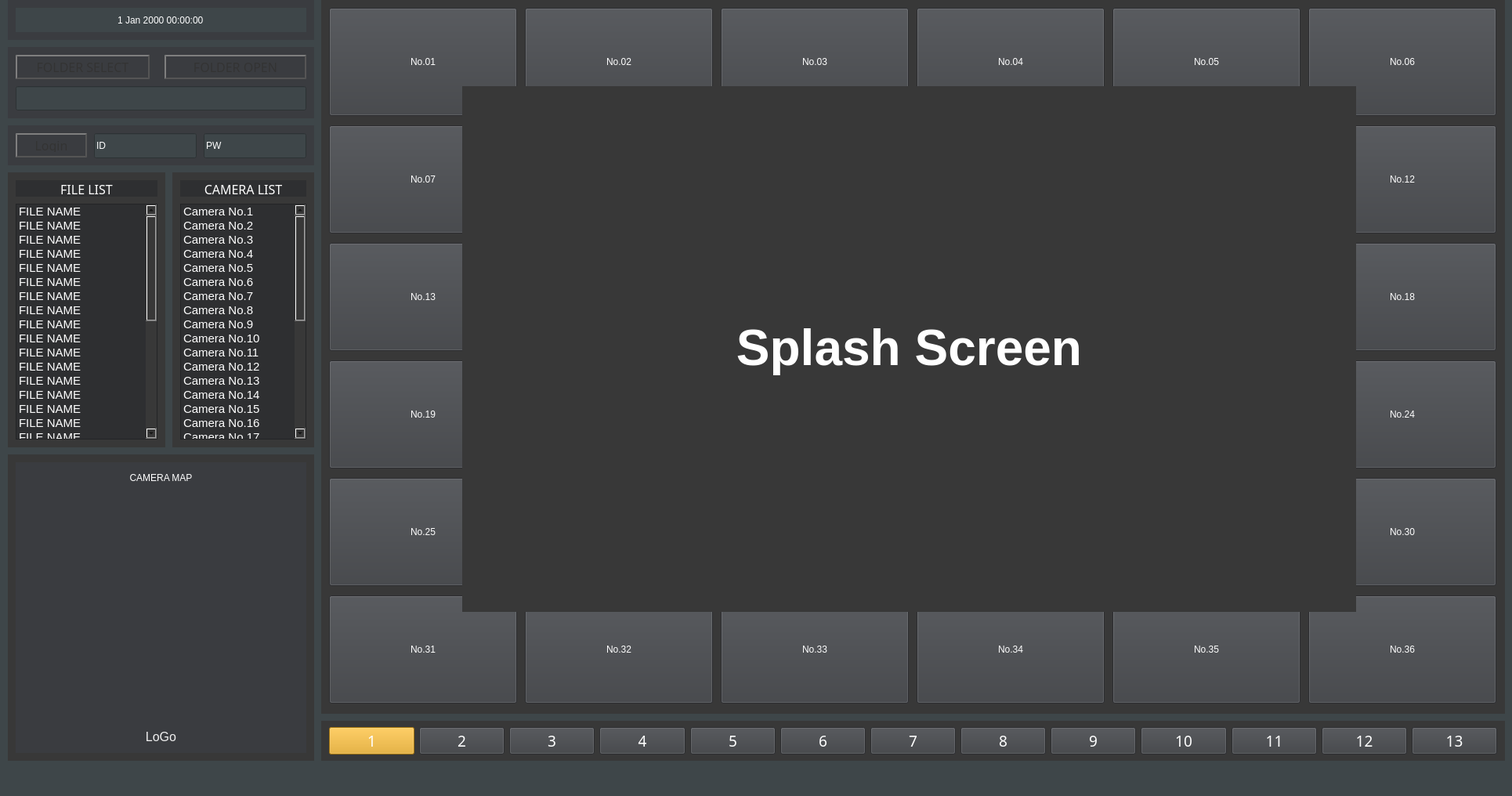
<?xml version="1.0" encoding="UTF-8"?>
<ui version="4.0">
 <class>MainWindow</class>
 <widget class="QMainWindow" name="MainWindow">
  <property name="geometry">
   <rect>
    <x>0</x>
    <y>0</y>
    <width>1930</width>
    <height>1016</height>
   </rect>
  </property>
  <property name="windowTitle">
   <string>MainWindow</string>
  </property>
  <property name="styleSheet">
   <string notr="true">background-color: rgb(62, 70, 73);</string>
  </property>
  <widget class="QWidget" name="centralwidget">
   <widget class="QWidget" name="widget" native="true">
    <property name="geometry">
     <rect>
      <x>10</x>
      <y>160</y>
      <width>391</width>
      <height>51</height>
     </rect>
    </property>
    <property name="styleSheet">
     <string notr="true">background-color: rgb(58, 60, 64);</string>
    </property>
    <widget class="QLineEdit" name="login_ID">
     <property name="geometry">
      <rect>
       <x>110</x>
       <y>10</y>
       <width>131</width>
       <height>32</height>
      </rect>
     </property>
     <property name="styleSheet">
      <string notr="true">background-color: rgb(62, 70, 73);
color: rgb(255, 255, 255);</string>
     </property>
     <property name="text">
      <string>ID</string>
     </property>
    </widget>
    <widget class="QLineEdit" name="login_Pw">
     <property name="geometry">
      <rect>
       <x>250</x>
       <y>10</y>
       <width>131</width>
       <height>32</height>
      </rect>
     </property>
     <property name="styleSheet">
      <string notr="true">background-color: rgb(62, 70, 73);
color: rgb(255, 255, 255);</string>
     </property>
     <property name="text">
      <string>PW</string>
     </property>
    </widget>
    <widget class="QPushButton" name="login_Bt">
     <property name="geometry">
      <rect>
       <x>10</x>
       <y>10</y>
       <width>91</width>
       <height>31</height>
      </rect>
     </property>
     <property name="font">
      <font>
       <family>맑은 고딕</family>
       <pointsize>12</pointsize>
       <weight>50</weight>
       <italic>false</italic>
       <bold>false</bold>
      </font>
     </property>
     <property name="styleSheet">
      <string notr="true">QPushButton {
    color: #333;
    border: 2px solid #555;
    border-radius: 20px;
    border-style: outset;
    background: qradialgradient(
        cx: 0.3, cy: -0.4, fx: 0.3, fy: -0.4,
        radius: 1.35, stop: 0 #fff, stop: 1 #333
        );
    padding: 5px;
    }

QPushButton:hover {
    background: qradialgradient(
        cx: 0.3, cy: -0.4, fx: 0.3, fy: -0.4,
        radius: 1.35, stop: 0 #fff, stop: 1 #bbb
        );
    }

QPushButton:pressed {
    border-style: inset;
    background: qradialgradient(
        cx: 0.4, cy: -0.1, fx: 0.4, fy: -0.1,
        radius: 1.35, stop: 0 #fff, stop: 1 #ddd
        );
    }</string>
     </property>
     <property name="text">
      <string>Login</string>
     </property>
    </widget>
   </widget>
   <widget class="QWidget" name="widget_4" native="true">
    <property name="geometry">
     <rect>
      <x>220</x>
      <y>220</y>
      <width>181</width>
      <height>351</height>
     </rect>
    </property>
    <property name="styleSheet">
     <string notr="true">background-color: rgb(56, 56, 56);</string>
    </property>
    <widget class="QListWidget" name="cmr_listWidget">
     <property name="geometry">
      <rect>
       <x>10</x>
       <y>40</y>
       <width>161</width>
       <height>301</height>
      </rect>
     </property>
     <property name="font">
      <font>
       <pointsize>11</pointsize>
      </font>
     </property>
     <property name="styleSheet">
      <string notr="true">background-color: rgb(46, 47, 49);
color: rgb(255, 255, 255);

</string>
     </property>
     <item>
      <property name="text">
       <string>Camera No.1</string>
      </property>
     </item>
     <item>
      <property name="text">
       <string>Camera No.2</string>
      </property>
     </item>
     <item>
      <property name="text">
       <string>Camera No.3</string>
      </property>
     </item>
     <item>
      <property name="text">
       <string>Camera No.4</string>
      </property>
     </item>
     <item>
      <property name="text">
       <string>Camera No.5</string>
      </property>
     </item>
     <item>
      <property name="text">
       <string>Camera No.6</string>
      </property>
     </item>
     <item>
      <property name="text">
       <string>Camera No.7</string>
      </property>
     </item>
     <item>
      <property name="text">
       <string>Camera No.8</string>
      </property>
     </item>
     <item>
      <property name="text">
       <string>Camera No.9</string>
      </property>
     </item>
     <item>
      <property name="text">
       <string>Camera No.10</string>
      </property>
     </item>
     <item>
      <property name="text">
       <string>Camera No.11</string>
      </property>
     </item>
     <item>
      <property name="text">
       <string>Camera No.12</string>
      </property>
     </item>
     <item>
      <property name="text">
       <string>Camera No.13</string>
      </property>
     </item>
     <item>
      <property name="text">
       <string>Camera No.14</string>
      </property>
     </item>
     <item>
      <property name="text">
       <string>Camera No.15</string>
      </property>
     </item>
     <item>
      <property name="text">
       <string>Camera No.16</string>
      </property>
     </item>
     <item>
      <property name="text">
       <string>Camera No.17</string>
      </property>
     </item>
     <item>
      <property name="text">
       <string>Camera No.18</string>
      </property>
     </item>
     <item>
      <property name="text">
       <string>Camera No.19</string>
      </property>
     </item>
     <item>
      <property name="text">
       <string>Camera No.20</string>
      </property>
     </item>
     <item>
      <property name="text">
       <string>Camera No.21</string>
      </property>
     </item>
     <item>
      <property name="text">
       <string>Camera No.22</string>
      </property>
     </item>
     <item>
      <property name="text">
       <string>Camera No.23</string>
      </property>
     </item>
     <item>
      <property name="text">
       <string>Camera No.24</string>
      </property>
     </item>
     <item>
      <property name="text">
       <string>Camera No.25</string>
      </property>
     </item>
     <item>
      <property name="text">
       <string>Camera No.26</string>
      </property>
     </item>
     <item>
      <property name="text">
       <string>Camera No.27</string>
      </property>
     </item>
     <item>
      <property name="text">
       <string>Camera No.28</string>
      </property>
     </item>
     <item>
      <property name="text">
       <string>Camera No.29</string>
      </property>
     </item>
     <item>
      <property name="text">
       <string>Camera No.30</string>
      </property>
     </item>
     <item>
      <property name="text">
       <string>Camera No.31</string>
      </property>
     </item>
     <item>
      <property name="text">
       <string>Camera No.32</string>
      </property>
     </item>
    </widget>
    <widget class="QLabel" name="label_4">
     <property name="geometry">
      <rect>
       <x>10</x>
       <y>10</y>
       <width>161</width>
       <height>21</height>
      </rect>
     </property>
     <property name="font">
      <font>
       <family>맑은 고딕</family>
       <pointsize>12</pointsize>
       <weight>9</weight>
       <italic>false</italic>
       <bold>false</bold>
      </font>
     </property>
     <property name="styleSheet">
      <string notr="true">background-color: rgb(46, 47, 49);
color: rgb(255, 255, 255);
font: 75 12pt &quot;맑은 고딕&quot;;</string>
     </property>
     <property name="text">
      <string>&lt;html&gt;&lt;head/&gt;&lt;body&gt;&lt;p align=&quot;center&quot;&gt;CAMERA LIST&lt;/p&gt;&lt;/body&gt;&lt;/html&gt;</string>
     </property>
    </widget>
   </widget>
   <widget class="QWidget" name="widget_5" native="true">
    <property name="geometry">
     <rect>
      <x>410</x>
      <y>0</y>
      <width>1511</width>
      <height>911</height>
     </rect>
    </property>
    <property name="styleSheet">
     <string notr="true">background-color: rgb(56, 56, 56);</string>
    </property>
    <widget class="QPushButton" name="cmraBt_01">
     <property name="geometry">
      <rect>
       <x>10</x>
       <y>10</y>
       <width>240</width>
       <height>138</height>
      </rect>
     </property>
     <property name="styleSheet">
      <string notr="true">font: 75 14pt &quot;맑은 고딕&quot;;
color: rgb(255, 255, 255);
background-color: rgb(61, 63, 67);</string>
     </property>
     <property name="text">
      <string>No.01</string>
     </property>
    </widget>
    <widget class="QPushButton" name="cmraBt_02">
     <property name="geometry">
      <rect>
       <x>260</x>
       <y>10</y>
       <width>240</width>
       <height>138</height>
      </rect>
     </property>
     <property name="styleSheet">
      <string notr="true">font: 75 14pt &quot;맑은 고딕&quot;;
color: rgb(255, 255, 255);
background-color: rgb(61, 63, 67);</string>
     </property>
     <property name="text">
      <string>No.02</string>
     </property>
    </widget>
    <widget class="QPushButton" name="cmraBt_03">
     <property name="geometry">
      <rect>
       <x>510</x>
       <y>10</y>
       <width>240</width>
       <height>138</height>
      </rect>
     </property>
     <property name="styleSheet">
      <string notr="true">font: 75 14pt &quot;맑은 고딕&quot;;
color: rgb(255, 255, 255);
background-color: rgb(61, 63, 67);</string>
     </property>
     <property name="text">
      <string>No.03</string>
     </property>
    </widget>
    <widget class="QPushButton" name="cmraBt_04">
     <property name="geometry">
      <rect>
       <x>760</x>
       <y>10</y>
       <width>240</width>
       <height>138</height>
      </rect>
     </property>
     <property name="styleSheet">
      <string notr="true">font: 75 14pt &quot;맑은 고딕&quot;;
color: rgb(255, 255, 255);
background-color: rgb(61, 63, 67);</string>
     </property>
     <property name="text">
      <string>No.04</string>
     </property>
    </widget>
    <widget class="QPushButton" name="cmraBt_05">
     <property name="geometry">
      <rect>
       <x>1010</x>
       <y>10</y>
       <width>240</width>
       <height>138</height>
      </rect>
     </property>
     <property name="styleSheet">
      <string notr="true">font: 75 14pt &quot;맑은 고딕&quot;;
color: rgb(255, 255, 255);
background-color: rgb(61, 63, 67);</string>
     </property>
     <property name="text">
      <string>No.05</string>
     </property>
    </widget>
    <widget class="QPushButton" name="cmraBt_06">
     <property name="geometry">
      <rect>
       <x>1260</x>
       <y>10</y>
       <width>240</width>
       <height>138</height>
      </rect>
     </property>
     <property name="styleSheet">
      <string notr="true">font: 75 14pt &quot;맑은 고딕&quot;;
color: rgb(255, 255, 255);
background-color: rgb(61, 63, 67);</string>
     </property>
     <property name="text">
      <string>No.06</string>
     </property>
    </widget>
    <widget class="QPushButton" name="cmraBt_07">
     <property name="geometry">
      <rect>
       <x>10</x>
       <y>160</y>
       <width>240</width>
       <height>138</height>
      </rect>
     </property>
     <property name="styleSheet">
      <string notr="true">font: 75 14pt &quot;맑은 고딕&quot;;
color: rgb(255, 255, 255);
background-color: rgb(61, 63, 67);</string>
     </property>
     <property name="text">
      <string>No.07</string>
     </property>
    </widget>
    <widget class="QPushButton" name="cmraBt_13">
     <property name="geometry">
      <rect>
       <x>10</x>
       <y>310</y>
       <width>240</width>
       <height>138</height>
      </rect>
     </property>
     <property name="styleSheet">
      <string notr="true">font: 75 14pt &quot;맑은 고딕&quot;;
color: rgb(255, 255, 255);
background-color: rgb(61, 63, 67);</string>
     </property>
     <property name="text">
      <string>No.13</string>
     </property>
    </widget>
    <widget class="QPushButton" name="cmraBt_19">
     <property name="geometry">
      <rect>
       <x>10</x>
       <y>460</y>
       <width>240</width>
       <height>138</height>
      </rect>
     </property>
     <property name="styleSheet">
      <string notr="true">font: 75 14pt &quot;맑은 고딕&quot;;
color: rgb(255, 255, 255);
background-color: rgb(61, 63, 67);</string>
     </property>
     <property name="text">
      <string>No.19</string>
     </property>
    </widget>
    <widget class="QPushButton" name="cmraBt_25">
     <property name="geometry">
      <rect>
       <x>10</x>
       <y>610</y>
       <width>240</width>
       <height>138</height>
      </rect>
     </property>
     <property name="styleSheet">
      <string notr="true">font: 75 14pt &quot;맑은 고딕&quot;;
color: rgb(255, 255, 255);
background-color: rgb(61, 63, 67);</string>
     </property>
     <property name="text">
      <string>No.25</string>
     </property>
    </widget>
    <widget class="QPushButton" name="cmraBt_31">
     <property name="geometry">
      <rect>
       <x>10</x>
       <y>760</y>
       <width>240</width>
       <height>138</height>
      </rect>
     </property>
     <property name="styleSheet">
      <string notr="true">font: 75 14pt &quot;맑은 고딕&quot;;
color: rgb(255, 255, 255);
background-color: rgb(61, 63, 67);</string>
     </property>
     <property name="text">
      <string>No.31</string>
     </property>
    </widget>
    <widget class="QPushButton" name="cmraBt_8">
     <property name="geometry">
      <rect>
       <x>260</x>
       <y>160</y>
       <width>240</width>
       <height>138</height>
      </rect>
     </property>
     <property name="styleSheet">
      <string notr="true">font: 75 14pt &quot;맑은 고딕&quot;;
color: rgb(255, 255, 255);
background-color: rgb(61, 63, 67);</string>
     </property>
     <property name="text">
      <string>No.08</string>
     </property>
    </widget>
    <widget class="QPushButton" name="cmraBt_9">
     <property name="geometry">
      <rect>
       <x>510</x>
       <y>160</y>
       <width>240</width>
       <height>138</height>
      </rect>
     </property>
     <property name="styleSheet">
      <string notr="true">font: 75 14pt &quot;맑은 고딕&quot;;
color: rgb(255, 255, 255);
background-color: rgb(61, 63, 67);</string>
     </property>
     <property name="text">
      <string>No.09</string>
     </property>
    </widget>
    <widget class="QPushButton" name="cmraBt_10">
     <property name="geometry">
      <rect>
       <x>760</x>
       <y>160</y>
       <width>240</width>
       <height>138</height>
      </rect>
     </property>
     <property name="styleSheet">
      <string notr="true">font: 75 14pt &quot;맑은 고딕&quot;;
color: rgb(255, 255, 255);
background-color: rgb(61, 63, 67);</string>
     </property>
     <property name="text">
      <string>No.10</string>
     </property>
    </widget>
    <widget class="QPushButton" name="cmraBt_11">
     <property name="geometry">
      <rect>
       <x>1010</x>
       <y>160</y>
       <width>240</width>
       <height>138</height>
      </rect>
     </property>
     <property name="styleSheet">
      <string notr="true">font: 75 14pt &quot;맑은 고딕&quot;;
color: rgb(255, 255, 255);
background-color: rgb(61, 63, 67);</string>
     </property>
     <property name="text">
      <string>No.11</string>
     </property>
    </widget>
    <widget class="QPushButton" name="cmraBt_12">
     <property name="geometry">
      <rect>
       <x>1260</x>
       <y>160</y>
       <width>240</width>
       <height>138</height>
      </rect>
     </property>
     <property name="styleSheet">
      <string notr="true">font: 75 14pt &quot;맑은 고딕&quot;;
color: rgb(255, 255, 255);
background-color: rgb(61, 63, 67);</string>
     </property>
     <property name="text">
      <string>No.12</string>
     </property>
    </widget>
    <widget class="QPushButton" name="cmraBt_14">
     <property name="geometry">
      <rect>
       <x>260</x>
       <y>310</y>
       <width>240</width>
       <height>138</height>
      </rect>
     </property>
     <property name="styleSheet">
      <string notr="true">font: 75 14pt &quot;맑은 고딕&quot;;
color: rgb(255, 255, 255);
background-color: rgb(61, 63, 67);</string>
     </property>
     <property name="text">
      <string>No.14</string>
     </property>
    </widget>
    <widget class="QPushButton" name="cmraBt_15">
     <property name="geometry">
      <rect>
       <x>510</x>
       <y>310</y>
       <width>240</width>
       <height>138</height>
      </rect>
     </property>
     <property name="styleSheet">
      <string notr="true">font: 75 14pt &quot;맑은 고딕&quot;;
color: rgb(255, 255, 255);
background-color: rgb(61, 63, 67);</string>
     </property>
     <property name="text">
      <string>No.15</string>
     </property>
    </widget>
    <widget class="QPushButton" name="cmraBt_16">
     <property name="geometry">
      <rect>
       <x>760</x>
       <y>310</y>
       <width>240</width>
       <height>138</height>
      </rect>
     </property>
     <property name="styleSheet">
      <string notr="true">font: 75 14pt &quot;맑은 고딕&quot;;
color: rgb(255, 255, 255);
background-color: rgb(61, 63, 67);</string>
     </property>
     <property name="text">
      <string>No.16</string>
     </property>
    </widget>
    <widget class="QPushButton" name="cmraBt_17">
     <property name="geometry">
      <rect>
       <x>1010</x>
       <y>310</y>
       <width>240</width>
       <height>138</height>
      </rect>
     </property>
     <property name="styleSheet">
      <string notr="true">font: 75 14pt &quot;맑은 고딕&quot;;
color: rgb(255, 255, 255);
background-color: rgb(61, 63, 67);</string>
     </property>
     <property name="text">
      <string>No.17</string>
     </property>
    </widget>
    <widget class="QPushButton" name="cmraBt_18">
     <property name="geometry">
      <rect>
       <x>1260</x>
       <y>310</y>
       <width>240</width>
       <height>138</height>
      </rect>
     </property>
     <property name="styleSheet">
      <string notr="true">font: 75 14pt &quot;맑은 고딕&quot;;
color: rgb(255, 255, 255);
background-color: rgb(61, 63, 67);</string>
     </property>
     <property name="text">
      <string>No.18</string>
     </property>
    </widget>
    <widget class="QPushButton" name="cmraBt_20">
     <property name="geometry">
      <rect>
       <x>260</x>
       <y>460</y>
       <width>240</width>
       <height>138</height>
      </rect>
     </property>
     <property name="styleSheet">
      <string notr="true">font: 75 14pt &quot;맑은 고딕&quot;;
color: rgb(255, 255, 255);
background-color: rgb(61, 63, 67);</string>
     </property>
     <property name="text">
      <string>No.20</string>
     </property>
    </widget>
    <widget class="QPushButton" name="cmraBt_21">
     <property name="geometry">
      <rect>
       <x>510</x>
       <y>460</y>
       <width>240</width>
       <height>138</height>
      </rect>
     </property>
     <property name="styleSheet">
      <string notr="true">font: 75 14pt &quot;맑은 고딕&quot;;
color: rgb(255, 255, 255);
background-color: rgb(61, 63, 67);</string>
     </property>
     <property name="text">
      <string>No.21</string>
     </property>
    </widget>
    <widget class="QPushButton" name="cmraBt_22">
     <property name="geometry">
      <rect>
       <x>760</x>
       <y>460</y>
       <width>240</width>
       <height>138</height>
      </rect>
     </property>
     <property name="styleSheet">
      <string notr="true">font: 75 14pt &quot;맑은 고딕&quot;;
color: rgb(255, 255, 255);
background-color: rgb(61, 63, 67);</string>
     </property>
     <property name="text">
      <string>No.22</string>
     </property>
    </widget>
    <widget class="QPushButton" name="cmraBt_23">
     <property name="geometry">
      <rect>
       <x>1010</x>
       <y>460</y>
       <width>240</width>
       <height>138</height>
      </rect>
     </property>
     <property name="styleSheet">
      <string notr="true">font: 75 14pt &quot;맑은 고딕&quot;;
color: rgb(255, 255, 255);
background-color: rgb(61, 63, 67);</string>
     </property>
     <property name="text">
      <string>No.23</string>
     </property>
    </widget>
    <widget class="QPushButton" name="cmraBt_24">
     <property name="geometry">
      <rect>
       <x>1260</x>
       <y>460</y>
       <width>240</width>
       <height>138</height>
      </rect>
     </property>
     <property name="styleSheet">
      <string notr="true">font: 75 14pt &quot;맑은 고딕&quot;;
color: rgb(255, 255, 255);
background-color: rgb(61, 63, 67);</string>
     </property>
     <property name="text">
      <string>No.24</string>
     </property>
    </widget>
    <widget class="QPushButton" name="cmraBt_26">
     <property name="geometry">
      <rect>
       <x>260</x>
       <y>610</y>
       <width>240</width>
       <height>138</height>
      </rect>
     </property>
     <property name="styleSheet">
      <string notr="true">font: 75 14pt &quot;맑은 고딕&quot;;
color: rgb(255, 255, 255);
background-color: rgb(61, 63, 67);</string>
     </property>
     <property name="text">
      <string>No.26</string>
     </property>
    </widget>
    <widget class="QPushButton" name="cmraBt_27">
     <property name="geometry">
      <rect>
       <x>510</x>
       <y>610</y>
       <width>240</width>
       <height>138</height>
      </rect>
     </property>
     <property name="styleSheet">
      <string notr="true">font: 75 14pt &quot;맑은 고딕&quot;;
color: rgb(255, 255, 255);
background-color: rgb(61, 63, 67);</string>
     </property>
     <property name="text">
      <string>No.27</string>
     </property>
    </widget>
    <widget class="QPushButton" name="cmraBt_28">
     <property name="geometry">
      <rect>
       <x>760</x>
       <y>610</y>
       <width>240</width>
       <height>138</height>
      </rect>
     </property>
     <property name="styleSheet">
      <string notr="true">font: 75 14pt &quot;맑은 고딕&quot;;
color: rgb(255, 255, 255);
background-color: rgb(61, 63, 67);</string>
     </property>
     <property name="text">
      <string>No.28</string>
     </property>
    </widget>
    <widget class="QPushButton" name="cmraBt_29">
     <property name="geometry">
      <rect>
       <x>1010</x>
       <y>610</y>
       <width>240</width>
       <height>138</height>
      </rect>
     </property>
     <property name="styleSheet">
      <string notr="true">font: 75 14pt &quot;맑은 고딕&quot;;
color: rgb(255, 255, 255);
background-color: rgb(61, 63, 67);</string>
     </property>
     <property name="text">
      <string>No.29</string>
     </property>
    </widget>
    <widget class="QPushButton" name="cmraBt_30">
     <property name="geometry">
      <rect>
       <x>1260</x>
       <y>610</y>
       <width>240</width>
       <height>138</height>
      </rect>
     </property>
     <property name="styleSheet">
      <string notr="true">font: 75 14pt &quot;맑은 고딕&quot;;
color: rgb(255, 255, 255);
background-color: rgb(61, 63, 67);</string>
     </property>
     <property name="text">
      <string>No.30</string>
     </property>
    </widget>
    <widget class="QPushButton" name="cmraBt_32">
     <property name="geometry">
      <rect>
       <x>260</x>
       <y>760</y>
       <width>240</width>
       <height>138</height>
      </rect>
     </property>
     <property name="styleSheet">
      <string notr="true">font: 75 14pt &quot;맑은 고딕&quot;;
color: rgb(255, 255, 255);
background-color: rgb(61, 63, 67);</string>
     </property>
     <property name="text">
      <string>No.32</string>
     </property>
    </widget>
    <widget class="QPushButton" name="cmraBt_33">
     <property name="geometry">
      <rect>
       <x>510</x>
       <y>760</y>
       <width>240</width>
       <height>138</height>
      </rect>
     </property>
     <property name="styleSheet">
      <string notr="true">font: 75 14pt &quot;맑은 고딕&quot;;
color: rgb(255, 255, 255);
background-color: rgb(61, 63, 67);</string>
     </property>
     <property name="text">
      <string>No.33</string>
     </property>
    </widget>
    <widget class="QPushButton" name="cmraBt_34">
     <property name="geometry">
      <rect>
       <x>760</x>
       <y>760</y>
       <width>240</width>
       <height>138</height>
      </rect>
     </property>
     <property name="styleSheet">
      <string notr="true">font: 75 14pt &quot;맑은 고딕&quot;;
color: rgb(255, 255, 255);
background-color: rgb(61, 63, 67);</string>
     </property>
     <property name="text">
      <string>No.34</string>
     </property>
    </widget>
    <widget class="QPushButton" name="cmraBt_35">
     <property name="geometry">
      <rect>
       <x>1010</x>
       <y>760</y>
       <width>240</width>
       <height>138</height>
      </rect>
     </property>
     <property name="styleSheet">
      <string notr="true">font: 75 14pt &quot;맑은 고딕&quot;;
color: rgb(255, 255, 255);
background-color: rgb(61, 63, 67);</string>
     </property>
     <property name="text">
      <string>No.35</string>
     </property>
    </widget>
    <widget class="QPushButton" name="cmraBt_36">
     <property name="geometry">
      <rect>
       <x>1260</x>
       <y>760</y>
       <width>240</width>
       <height>138</height>
      </rect>
     </property>
     <property name="styleSheet">
      <string notr="true">font: 75 14pt &quot;맑은 고딕&quot;;
color: rgb(255, 255, 255);
background-color: rgb(61, 63, 67);</string>
     </property>
     <property name="text">
      <string>No.36</string>
     </property>
    </widget>
    <widget class="QLabel" name="splash_Scr">
     <property name="geometry">
      <rect>
       <x>180</x>
       <y>110</y>
       <width>1141</width>
       <height>671</height>
      </rect>
     </property>
     <property name="styleSheet">
      <string notr="true">background-color: rgb(56, 56, 56);
font: 75 40pt &quot;맑은 고딕&quot;;
color: rgb(255, 255, 255);</string>
     </property>
     <property name="text">
      <string>&lt;html&gt;&lt;head/&gt;&lt;body&gt;&lt;p align=&quot;center&quot;&gt;&lt;span style=&quot; font-size:48pt; font-weight:600;&quot;&gt;Splash Screen&lt;/span&gt;&lt;/p&gt;&lt;/body&gt;&lt;/html&gt;</string>
     </property>
    </widget>
   </widget>
   <widget class="QWidget" name="widget_6" native="true">
    <property name="geometry">
     <rect>
      <x>410</x>
      <y>920</y>
      <width>1511</width>
      <height>51</height>
     </rect>
    </property>
    <property name="styleSheet">
     <string notr="true">background-color: rgb(56, 56, 56);</string>
    </property>
    <widget class="QWidget" name="layoutWidget">
     <property name="geometry">
      <rect>
       <x>10</x>
       <y>8</y>
       <width>1491</width>
       <height>35</height>
      </rect>
     </property>
     <layout class="QHBoxLayout" name="horizontalLayout">
      <item>
       <widget class="QPushButton" name="functionBt_01">
        <property name="font">
         <font>
          <family>맑은 고딕</family>
          <pointsize>14</pointsize>
          <weight>9</weight>
          <italic>false</italic>
          <bold>false</bold>
         </font>
        </property>
        <property name="styleSheet">
         <string notr="true">background-color: rgb(228, 163, 21);
color: rgb(255, 255, 255);
font: 75 14pt &quot;맑은 고딕&quot;;</string>
        </property>
        <property name="text">
         <string>1</string>
        </property>
       </widget>
      </item>
      <item>
       <widget class="QPushButton" name="functionBt_02">
        <property name="font">
         <font>
          <family>맑은 고딕</family>
          <pointsize>14</pointsize>
          <weight>9</weight>
          <italic>false</italic>
          <bold>false</bold>
         </font>
        </property>
        <property name="styleSheet">
         <string notr="true">background-color: rgb(61, 63, 67);
color: rgb(255, 255, 255);
font: 75 14pt &quot;맑은 고딕&quot;;</string>
        </property>
        <property name="text">
         <string>2</string>
        </property>
       </widget>
      </item>
      <item>
       <widget class="QPushButton" name="functionBt_03">
        <property name="font">
         <font>
          <family>맑은 고딕</family>
          <pointsize>14</pointsize>
          <weight>9</weight>
          <italic>false</italic>
          <bold>false</bold>
         </font>
        </property>
        <property name="styleSheet">
         <string notr="true">background-color: rgb(61, 63, 67);
color: rgb(255, 255, 255);
font: 75 14pt &quot;맑은 고딕&quot;;</string>
        </property>
        <property name="text">
         <string>3</string>
        </property>
       </widget>
      </item>
      <item>
       <widget class="QPushButton" name="functionBt_04">
        <property name="font">
         <font>
          <family>맑은 고딕</family>
          <pointsize>14</pointsize>
          <weight>9</weight>
          <italic>false</italic>
          <bold>false</bold>
         </font>
        </property>
        <property name="styleSheet">
         <string notr="true">background-color: rgb(61, 63, 67);
color: rgb(255, 255, 255);
font: 75 14pt &quot;맑은 고딕&quot;;</string>
        </property>
        <property name="text">
         <string>4</string>
        </property>
       </widget>
      </item>
      <item>
       <widget class="QPushButton" name="functionBt_05">
        <property name="font">
         <font>
          <family>맑은 고딕</family>
          <pointsize>14</pointsize>
          <weight>9</weight>
          <italic>false</italic>
          <bold>false</bold>
         </font>
        </property>
        <property name="styleSheet">
         <string notr="true">background-color: rgb(61, 63, 67);
color: rgb(255, 255, 255);
font: 75 14pt &quot;맑은 고딕&quot;;</string>
        </property>
        <property name="text">
         <string>5</string>
        </property>
       </widget>
      </item>
      <item>
       <widget class="QPushButton" name="functionBt_06">
        <property name="font">
         <font>
          <family>맑은 고딕</family>
          <pointsize>14</pointsize>
          <weight>9</weight>
          <italic>false</italic>
          <bold>false</bold>
         </font>
        </property>
        <property name="styleSheet">
         <string notr="true">background-color: rgb(61, 63, 67);
color: rgb(255, 255, 255);
font: 75 14pt &quot;맑은 고딕&quot;;</string>
        </property>
        <property name="text">
         <string>6</string>
        </property>
       </widget>
      </item>
      <item>
       <widget class="QPushButton" name="functionBt_07">
        <property name="font">
         <font>
          <family>맑은 고딕</family>
          <pointsize>14</pointsize>
          <weight>9</weight>
          <italic>false</italic>
          <bold>false</bold>
         </font>
        </property>
        <property name="styleSheet">
         <string notr="true">background-color: rgb(61, 63, 67);
color: rgb(255, 255, 255);
font: 75 14pt &quot;맑은 고딕&quot;;</string>
        </property>
        <property name="text">
         <string>7</string>
        </property>
       </widget>
      </item>
      <item>
       <widget class="QPushButton" name="functionBt_08">
        <property name="font">
         <font>
          <family>맑은 고딕</family>
          <pointsize>14</pointsize>
          <weight>9</weight>
          <italic>false</italic>
          <bold>false</bold>
         </font>
        </property>
        <property name="styleSheet">
         <string notr="true">background-color: rgb(61, 63, 67);
color: rgb(255, 255, 255);
font: 75 14pt &quot;맑은 고딕&quot;;</string>
        </property>
        <property name="text">
         <string>8</string>
        </property>
       </widget>
      </item>
      <item>
       <widget class="QPushButton" name="functionBt_09">
        <property name="font">
         <font>
          <family>맑은 고딕</family>
          <pointsize>14</pointsize>
          <weight>9</weight>
          <italic>false</italic>
          <bold>false</bold>
         </font>
        </property>
        <property name="styleSheet">
         <string notr="true">background-color: rgb(61, 63, 67);
color: rgb(255, 255, 255);
font: 75 14pt &quot;맑은 고딕&quot;;</string>
        </property>
        <property name="text">
         <string>9</string>
        </property>
       </widget>
      </item>
      <item>
       <widget class="QPushButton" name="functionBt_10">
        <property name="font">
         <font>
          <family>맑은 고딕</family>
          <pointsize>14</pointsize>
          <weight>9</weight>
          <italic>false</italic>
          <bold>false</bold>
         </font>
        </property>
        <property name="styleSheet">
         <string notr="true">background-color: rgb(61, 63, 67);
color: rgb(255, 255, 255);
font: 75 14pt &quot;맑은 고딕&quot;;</string>
        </property>
        <property name="text">
         <string>10</string>
        </property>
       </widget>
      </item>
      <item>
       <widget class="QPushButton" name="functionBt_11">
        <property name="font">
         <font>
          <family>맑은 고딕</family>
          <pointsize>14</pointsize>
          <weight>9</weight>
          <italic>false</italic>
          <bold>false</bold>
         </font>
        </property>
        <property name="styleSheet">
         <string notr="true">background-color: rgb(61, 63, 67);
color: rgb(255, 255, 255);
font: 75 14pt &quot;맑은 고딕&quot;;</string>
        </property>
        <property name="text">
         <string>11</string>
        </property>
       </widget>
      </item>
      <item>
       <widget class="QPushButton" name="functionBt_12">
        <property name="font">
         <font>
          <family>맑은 고딕</family>
          <pointsize>14</pointsize>
          <weight>9</weight>
          <italic>false</italic>
          <bold>false</bold>
         </font>
        </property>
        <property name="styleSheet">
         <string notr="true">background-color: rgb(61, 63, 67);
color: rgb(255, 255, 255);
font: 75 14pt &quot;맑은 고딕&quot;;</string>
        </property>
        <property name="text">
         <string>12</string>
        </property>
       </widget>
      </item>
      <item>
       <widget class="QPushButton" name="functionBt_13">
        <property name="font">
         <font>
          <family>맑은 고딕</family>
          <pointsize>14</pointsize>
          <weight>9</weight>
          <italic>false</italic>
          <bold>false</bold>
         </font>
        </property>
        <property name="styleSheet">
         <string notr="true">background-color: rgb(61, 63, 67);
color: rgb(255, 255, 255);
font: 75 14pt &quot;맑은 고딕&quot;;</string>
        </property>
        <property name="text">
         <string>13</string>
        </property>
       </widget>
      </item>
     </layout>
    </widget>
   </widget>
   <widget class="QWidget" name="widget_7" native="true">
    <property name="geometry">
     <rect>
      <x>10</x>
      <y>580</y>
      <width>391</width>
      <height>391</height>
     </rect>
    </property>
    <property name="styleSheet">
     <string notr="true">background-color: rgb(56, 56, 56);</string>
    </property>
    <widget class="QWidget" name="Map" native="true">
     <property name="geometry">
      <rect>
       <x>10</x>
       <y>10</y>
       <width>371</width>
       <height>371</height>
      </rect>
     </property>
     <property name="styleSheet">
      <string notr="true">background-color: rgb(58, 60, 64);</string>
     </property>
     <widget class="QLabel" name="label_44">
      <property name="geometry">
       <rect>
        <x>0</x>
        <y>0</y>
        <width>371</width>
        <height>41</height>
       </rect>
      </property>
      <property name="styleSheet">
       <string notr="true">color: rgb(255, 255, 255);
font: 75 16pt &quot;맑은 고딕&quot;;</string>
      </property>
      <property name="text">
       <string>&lt;html&gt;&lt;head/&gt;&lt;body&gt;&lt;p align=&quot;center&quot;&gt;CAMERA MAP&lt;/p&gt;&lt;/body&gt;&lt;/html&gt;</string>
      </property>
     </widget>
     <widget class="QLabel" name="logo">
      <property name="geometry">
       <rect>
        <x>0</x>
        <y>330</y>
        <width>371</width>
        <height>41</height>
       </rect>
      </property>
      <property name="styleSheet">
       <string notr="true">color: rgb(240, 240, 240);</string>
      </property>
      <property name="text">
       <string>&lt;html&gt;&lt;head/&gt;&lt;body&gt;&lt;p align=&quot;center&quot;&gt;&lt;span style=&quot; font-size:12pt;&quot;&gt;LoGo&lt;/span&gt;&lt;/p&gt;&lt;/body&gt;&lt;/html&gt;</string>
      </property>
     </widget>
    </widget>
   </widget>
   <widget class="QWidget" name="widget_8" native="true">
    <property name="geometry">
     <rect>
      <x>10</x>
      <y>220</y>
      <width>201</width>
      <height>351</height>
     </rect>
    </property>
    <property name="styleSheet">
     <string notr="true">background-color: rgb(56, 56, 56);</string>
    </property>
    <widget class="QListWidget" name="file_listWidget">
     <property name="geometry">
      <rect>
       <x>10</x>
       <y>40</y>
       <width>181</width>
       <height>301</height>
      </rect>
     </property>
     <property name="font">
      <font>
       <pointsize>11</pointsize>
      </font>
     </property>
     <property name="styleSheet">
      <string notr="true">background-color: rgb(46, 47, 49);
color: rgb(255, 255, 255);

</string>
     </property>
     <item>
      <property name="text">
       <string>FILE NAME</string>
      </property>
     </item>
     <item>
      <property name="text">
       <string>FILE NAME</string>
      </property>
     </item>
     <item>
      <property name="text">
       <string>FILE NAME</string>
      </property>
     </item>
     <item>
      <property name="text">
       <string>FILE NAME</string>
      </property>
     </item>
     <item>
      <property name="text">
       <string>FILE NAME</string>
      </property>
     </item>
     <item>
      <property name="text">
       <string>FILE NAME</string>
      </property>
     </item>
     <item>
      <property name="text">
       <string>FILE NAME</string>
      </property>
     </item>
     <item>
      <property name="text">
       <string>FILE NAME</string>
      </property>
     </item>
     <item>
      <property name="text">
       <string>FILE NAME</string>
      </property>
     </item>
     <item>
      <property name="text">
       <string>FILE NAME</string>
      </property>
     </item>
     <item>
      <property name="text">
       <string>FILE NAME</string>
      </property>
     </item>
     <item>
      <property name="text">
       <string>FILE NAME</string>
      </property>
     </item>
     <item>
      <property name="text">
       <string>FILE NAME</string>
      </property>
     </item>
     <item>
      <property name="text">
       <string>FILE NAME</string>
      </property>
     </item>
     <item>
      <property name="text">
       <string>FILE NAME</string>
      </property>
     </item>
     <item>
      <property name="text">
       <string>FILE NAME</string>
      </property>
     </item>
     <item>
      <property name="text">
       <string>FILE NAME</string>
      </property>
     </item>
     <item>
      <property name="text">
       <string>FILE NAME</string>
      </property>
     </item>
     <item>
      <property name="text">
       <string>FILE NAME</string>
      </property>
     </item>
     <item>
      <property name="text">
       <string>FILE NAME</string>
      </property>
     </item>
     <item>
      <property name="text">
       <string>FILE NAME</string>
      </property>
     </item>
     <item>
      <property name="text">
       <string>FILE NAME</string>
      </property>
     </item>
     <item>
      <property name="text">
       <string>FILE NAME</string>
      </property>
     </item>
     <item>
      <property name="text">
       <string>FILE NAME</string>
      </property>
     </item>
     <item>
      <property name="text">
       <string>FILE NAME</string>
      </property>
     </item>
     <item>
      <property name="text">
       <string>FILE NAME</string>
      </property>
     </item>
     <item>
      <property name="text">
       <string>FILE NAME</string>
      </property>
     </item>
     <item>
      <property name="text">
       <string>FILE NAME</string>
      </property>
     </item>
     <item>
      <property name="text">
       <string>FILE NAME</string>
      </property>
     </item>
     <item>
      <property name="text">
       <string>FILE NAME</string>
      </property>
     </item>
     <item>
      <property name="text">
       <string>FILE NAME</string>
      </property>
     </item>
     <item>
      <property name="text">
       <string>FILE NAME</string>
      </property>
     </item>
    </widget>
    <widget class="QLabel" name="label_43">
     <property name="geometry">
      <rect>
       <x>10</x>
       <y>10</y>
       <width>181</width>
       <height>21</height>
      </rect>
     </property>
     <property name="font">
      <font>
       <family>맑은 고딕</family>
       <pointsize>12</pointsize>
       <weight>9</weight>
       <italic>false</italic>
       <bold>false</bold>
      </font>
     </property>
     <property name="styleSheet">
      <string notr="true">background-color: rgb(46, 47, 49);
color: rgb(255, 255, 255);
font: 75 12pt &quot;맑은 고딕&quot;;</string>
     </property>
     <property name="text">
      <string>&lt;html&gt;&lt;head/&gt;&lt;body&gt;&lt;p align=&quot;center&quot;&gt;FILE LIST&lt;/p&gt;&lt;/body&gt;&lt;/html&gt;</string>
     </property>
    </widget>
   </widget>
   <widget class="QWidget" name="widget_2" native="true">
    <property name="geometry">
     <rect>
      <x>10</x>
      <y>60</y>
      <width>391</width>
      <height>91</height>
     </rect>
    </property>
    <property name="styleSheet">
     <string notr="true">background-color: rgb(58, 60, 64);</string>
    </property>
    <widget class="QPushButton" name="folferOpen_Bt">
     <property name="geometry">
      <rect>
       <x>200</x>
       <y>10</y>
       <width>181</width>
       <height>31</height>
      </rect>
     </property>
     <property name="font">
      <font>
       <family>맑은 고딕</family>
       <pointsize>12</pointsize>
       <weight>50</weight>
       <italic>false</italic>
       <bold>false</bold>
      </font>
     </property>
     <property name="styleSheet">
      <string notr="true">QPushButton {
    color: #333;
    border: 2px solid #555;
    border-radius: 20px;
    border-style: outset;
    background: qradialgradient(
        cx: 0.3, cy: -0.4, fx: 0.3, fy: -0.4,
        radius: 1.35, stop: 0 #fff, stop: 1 #333
        );
    padding: 5px;
    }

QPushButton:hover {
    background: qradialgradient(
        cx: 0.3, cy: -0.4, fx: 0.3, fy: -0.4,
        radius: 1.35, stop: 0 #fff, stop: 1 #bbb
        );
    }

QPushButton:pressed {
    border-style: inset;
    background: qradialgradient(
        cx: 0.4, cy: -0.1, fx: 0.4, fy: -0.1,
        radius: 1.35, stop: 0 #fff, stop: 1 #ddd
        );
    }</string>
     </property>
     <property name="text">
      <string>FOLDER OPEN</string>
     </property>
    </widget>
    <widget class="QLineEdit" name="folferAddres">
     <property name="geometry">
      <rect>
       <x>10</x>
       <y>50</y>
       <width>371</width>
       <height>31</height>
      </rect>
     </property>
     <property name="styleSheet">
      <string notr="true">background-color: rgb(62, 70, 73);</string>
     </property>
    </widget>
    <widget class="QPushButton" name="folferSelect_Bt">
     <property name="geometry">
      <rect>
       <x>10</x>
       <y>10</y>
       <width>171</width>
       <height>31</height>
      </rect>
     </property>
     <property name="font">
      <font>
       <family>맑은 고딕</family>
       <pointsize>12</pointsize>
       <weight>50</weight>
       <italic>false</italic>
       <bold>false</bold>
      </font>
     </property>
     <property name="styleSheet">
      <string notr="true">QPushButton {
    color: #333;
    border: 2px solid #555;
    border-radius: 20px;
    border-style: outset;
    background: qradialgradient(
        cx: 0.3, cy: -0.4, fx: 0.3, fy: -0.4,
        radius: 1.35, stop: 0 #fff, stop: 1 #333
        );
    padding: 5px;
    }

QPushButton:hover {
    background: qradialgradient(
        cx: 0.3, cy: -0.4, fx: 0.3, fy: -0.4,
        radius: 1.35, stop: 0 #fff, stop: 1 #bbb
        );
    }

QPushButton:pressed {
    border-style: inset;
    background: qradialgradient(
        cx: 0.4, cy: -0.1, fx: 0.4, fy: -0.1,
        radius: 1.35, stop: 0 #fff, stop: 1 #ddd
        );
    }</string>
     </property>
     <property name="text">
      <string>FOLDER SELECT</string>
     </property>
    </widget>
   </widget>
   <widget class="QWidget" name="widget_3" native="true">
    <property name="enabled">
     <bool>true</bool>
    </property>
    <property name="geometry">
     <rect>
      <x>10</x>
      <y>0</y>
      <width>391</width>
      <height>51</height>
     </rect>
    </property>
    <property name="mouseTracking">
     <bool>true</bool>
    </property>
    <property name="tabletTracking">
     <bool>true</bool>
    </property>
    <property name="acceptDrops">
     <bool>false</bool>
    </property>
    <property name="layoutDirection">
     <enum>Qt::LeftToRight</enum>
    </property>
    <property name="styleSheet">
     <string notr="true">background-color: rgb(58, 60, 64);</string>
    </property>
    <widget class="QDateTimeEdit" name="dateTimeEdit">
     <property name="geometry">
      <rect>
       <x>10</x>
       <y>10</y>
       <width>371</width>
       <height>31</height>
      </rect>
     </property>
     <property name="toolTip">
      <string>&lt;html&gt;&lt;head/&gt;&lt;body&gt;&lt;p align=&quot;center&quot;&gt;&lt;br/&gt;&lt;/p&gt;&lt;/body&gt;&lt;/html&gt;</string>
     </property>
     <property name="whatsThis">
      <string>&lt;html&gt;&lt;head/&gt;&lt;body&gt;&lt;p align=&quot;center&quot;&gt;&lt;br/&gt;&lt;/p&gt;&lt;/body&gt;&lt;/html&gt;</string>
     </property>
     <property name="styleSheet">
      <string notr="true">background-color: rgb(62, 70, 73);
color: rgb(255, 255, 255);
font: 75 14pt &quot;맑은 고딕&quot;;</string>
     </property>
     <property name="wrapping">
      <bool>false</bool>
     </property>
     <property name="frame">
      <bool>false</bool>
     </property>
     <property name="alignment">
      <set>Qt::AlignCenter</set>
     </property>
     <property name="readOnly">
      <bool>true</bool>
     </property>
     <property name="buttonSymbols">
      <enum>QAbstractSpinBox::NoButtons</enum>
     </property>
     <property name="accelerated">
      <bool>false</bool>
     </property>
     <property name="correctionMode">
      <enum>QAbstractSpinBox::CorrectToNearestValue</enum>
     </property>
     <property name="keyboardTracking">
      <bool>true</bool>
     </property>
     <property name="showGroupSeparator" stdset="0">
      <bool>false</bool>
     </property>
     <property name="calendarPopup">
      <bool>false</bool>
     </property>
     <property name="currentSectionIndex">
      <number>0</number>
     </property>
     <property name="timeSpec">
      <enum>Qt::OffsetFromUTC</enum>
     </property>
    </widget>
   </widget>
  </widget>
  <widget class="QMenuBar" name="menubar">
   <property name="geometry">
    <rect>
     <x>0</x>
     <y>0</y>
     <width>1930</width>
     <height>21</height>
    </rect>
   </property>
  </widget>
  <widget class="QStatusBar" name="statusbar"/>
 </widget>
 <resources>
  <include location="datas/image.qrc"/>
 </resources>
 <connections/>
</ui>
